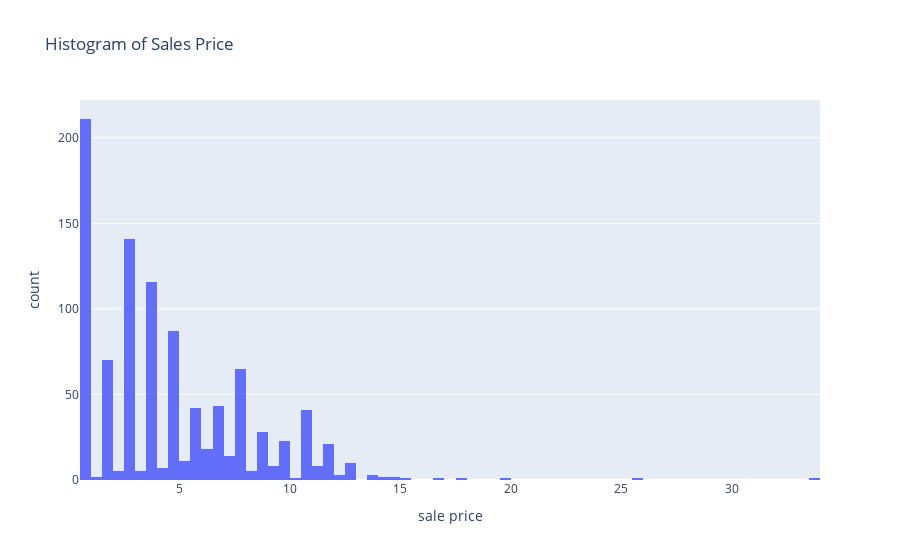
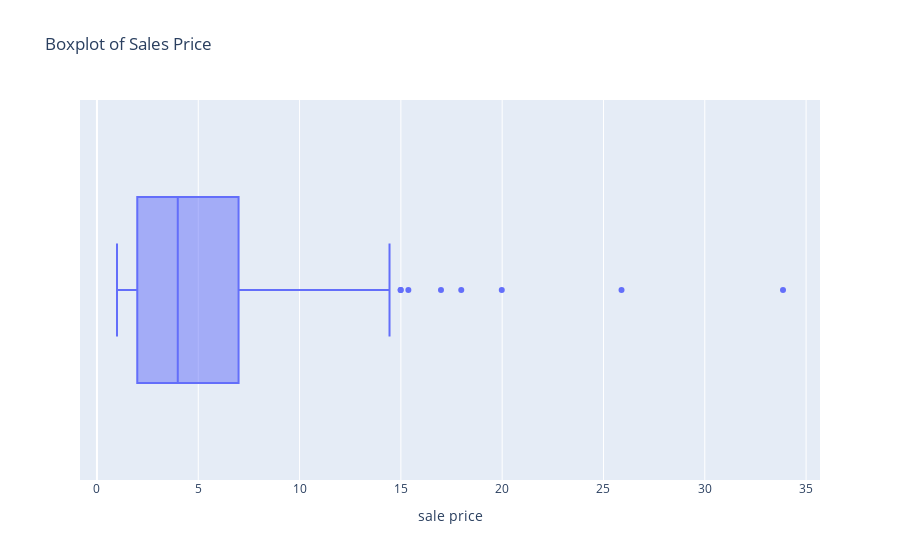

Notebook source saved alongside these figures, in order:
### Code cell
# sale price
# skewed to the right
# one significant outlier - can  be insightful
fig = px.histogram(data, x='sale price', title='Histogram of Sales Price')
fig.show()

fig = px.box(data, x='sale price', title='Boxplot of Sales Price')
fig.show()

### Figure 1 — Plotly figure (JSON) as saved in the notebook; plotly's stock layout.template omitted (floating-point values rounded to 4 significant figures; data arrays with more than 128 entries replaced by an {"elided": "..."} marker saying what was removed)
{"data": [{"alignmentgroup": "True", "bingroup": "x", "hovertemplate": "sale price=%{x}<br>count=%{y}<extra></extra>", "legendgroup": "", "marker": {"color": "#636efa", "pattern": {"shape": ""}}, "name": "", "offsetgroup": "", "orientation": "v", "showlegend": false, "type": "histogram", "x": {"elided": "998 float values"}, "xaxis": "x", "yaxis": "y"}], "layout": {"barmode": "relative", "legend": {"tracegroupgap": 0}, "title": {"text": "Histogram of Sales Price"}, "xaxis": {"anchor": "y", "domain": [0, 1], "title": {"text": "sale price"}}, "yaxis": {"anchor": "x", "domain": [0, 1], "title": {"text": "count"}}}}

### Figure 2 — Plotly figure (JSON) as saved in the notebook; plotly's stock layout.template omitted (floating-point values rounded to 4 significant figures; data arrays with more than 128 entries replaced by an {"elided": "..."} marker saying what was removed)
{"data": [{"alignmentgroup": "True", "hovertemplate": "sale price=%{x}<extra></extra>", "legendgroup": "", "marker": {"color": "#636efa"}, "name": "", "notched": false, "offsetgroup": "", "orientation": "h", "showlegend": false, "type": "box", "x": {"elided": "998 float values"}, "x0": " ", "xaxis": "x", "y0": " ", "yaxis": "y"}], "layout": {"boxmode": "group", "legend": {"tracegroupgap": 0}, "title": {"text": "Boxplot of Sales Price"}, "xaxis": {"anchor": "y", "domain": [0, 1], "title": {"text": "sale price"}}, "yaxis": {"anchor": "x", "domain": [0, 1]}}}
